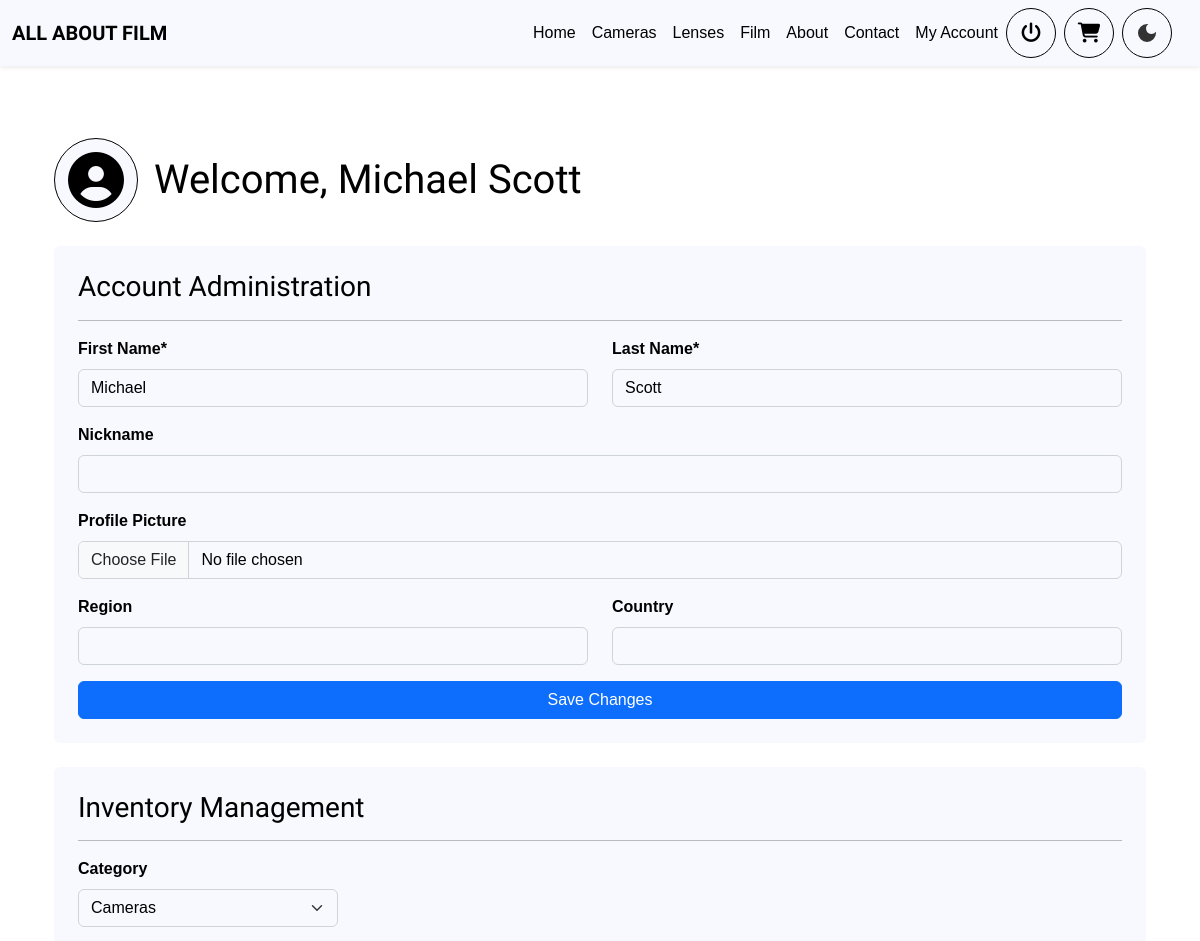
The app's page /account/ (signed in, upper part), older data.
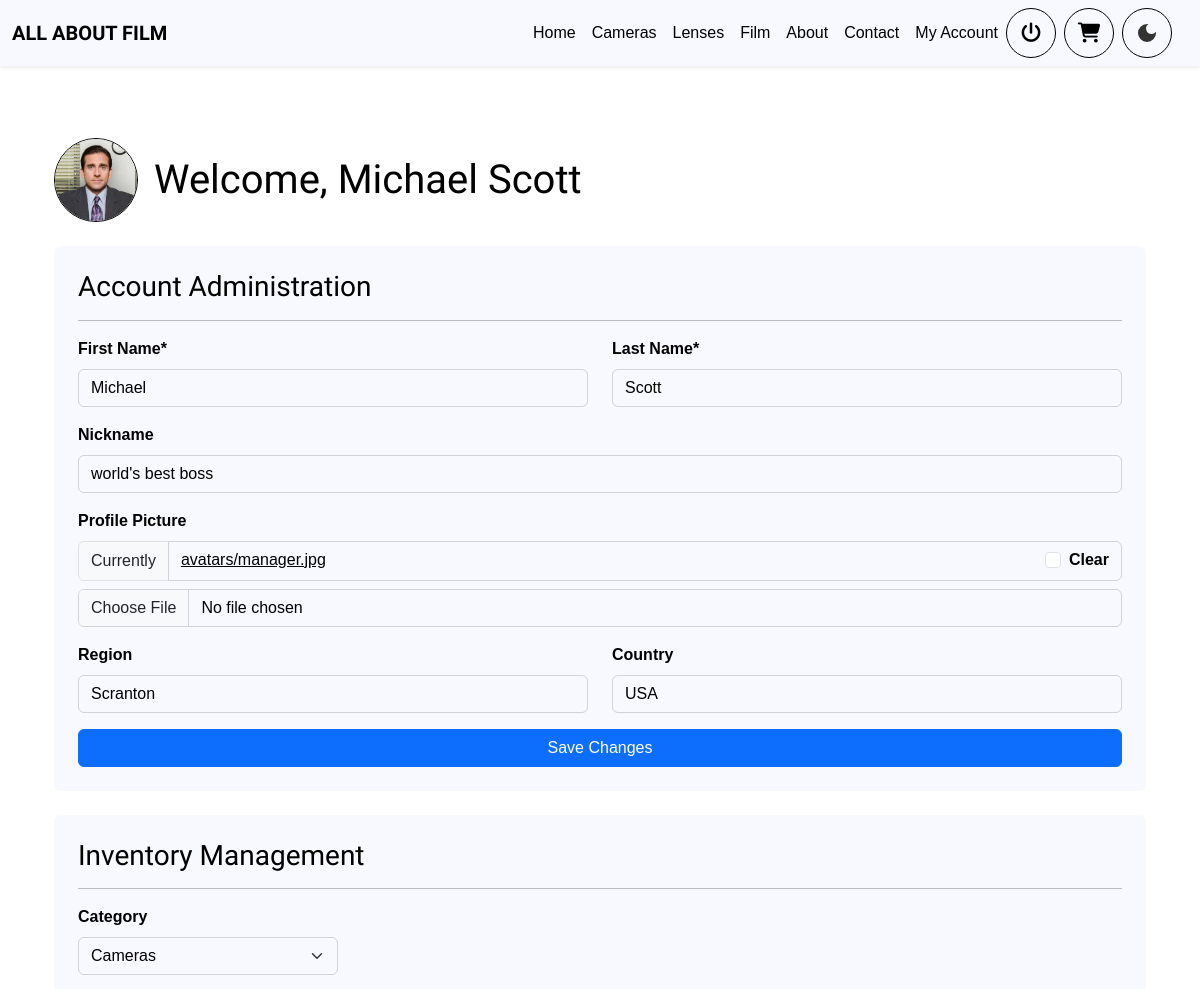
The same page, newer data.
### home/models.py (models this page shows, shortened)
class User(AbstractUser):
    nickname = models.CharField(max_length=50, blank=True)
    avatar = models.ImageField(upload_to='avatars/', blank=True, null=True)
    region = models.CharField(max_length=100, blank=True)
    country = models.CharField(max_length=100, blank=True)

### home/views.py (the view, shortened to what this page needs)
# urls.py: path('account/', views.account, name='account'),
def account(request):
    if request.user.is_authenticated:
        return _account_dashboard(request)

### home/forms.py
class CustomerProfileForm(forms.ModelForm):
    first_name = forms.CharField(
        label="First Name", min_length=2, max_length=50, validators=[name_validator]
    )
    last_name = forms.CharField(
        label="Last Name", min_length=2, max_length=50, validators=[name_validator]
    )
    class Meta:
        model = User
        fields = ["first_name", "last_name", "nickname", "avatar", "region", "country"]
        labels = {"nickname": "Nickname", "avatar": "Profile Picture"}
    def __init__(self, *args, **kwargs):
        super().__init__(*args, **kwargs)
        self.helper = FormHelper()
        self.helper.form_method = "post"
        self.helper.attrs = {"novalidate": ""}
        self.helper.layout = Layout(
            Row(
                Column("first_name", css_class="col-sm-6"),
                Column("last_name", css_class="col-sm-6"),
            ),
            "nickname",
            "avatar",
            Row(
                Column("region", css_class="col-sm-6"),
                Column("country", css_class="col-sm-6"),
            ),
            Submit("profile_submit", "Save Changes", css_class="w-100"),
        )

### home/templates/home/account.html (shortened to what this page needs)
{% extends "home/base.html" %}
{% load crispy_forms_tags %}
{% load static_extras %}
{% block content %}
    {% if user.is_authenticated %}
        <div class="container py-5">
            <div class="account-header d-flex align-items-center gap-3 mb-4">
                <div class="account-avatar">
                    {% if user.avatar %}
                        <img src="{{ user.avatar.url }}" alt="{{ user.get_full_name }} avatar">
                    {% else %}
                        <i class="fas fa-user-circle" aria-hidden="true"></i>
                    {% endif %}
                </div>
                <h1 class="mb-0">Welcome, {{ user.get_full_name|default:user.username }}</h1>
            </div>
            {% if has_panel %}
                <section class="account-panel p-4 rounded mb-4">
                    <h3 class="text-start">Account Administration</h3>
                    <hr>
                    {% crispy profile_form %}
                </section>
            {% endif %}
            {% if is_manager %}
                <section class="account-panel p-4 rounded">
                    <h3 class="text-start">Inventory Management</h3>
                    <hr>
                    <label for="inventory-category" class="form-label">Category</label>
                    <select id="inventory-category" class="form-select mb-3" style="max-width: 260px;">
                        <option value="cameras" selected>Cameras</option>
                    </select>
                </section>
            {% endif %}
        </div>
    {% endif %}
{% endblock %}

Row changes from the older to the newer data that the page shows:
changed User "Michael Scott": avatar: picture added; nickname (not shown) → "world's best boss"; region (not shown) → "Scranton"; country (not shown) → "USA"; avatar empty → "avatars/manager.jpg" (drawn)
Text that changed along with them:
form field crispy: (not shown) → "☐"
text no longer shown: "First Name * Last Name * Nickname Profile Picture Region Country"
text now shown: "First Name * Last Name * Nickname Profile Picture Currently avatars/manager.jpg Clear Region Country"
